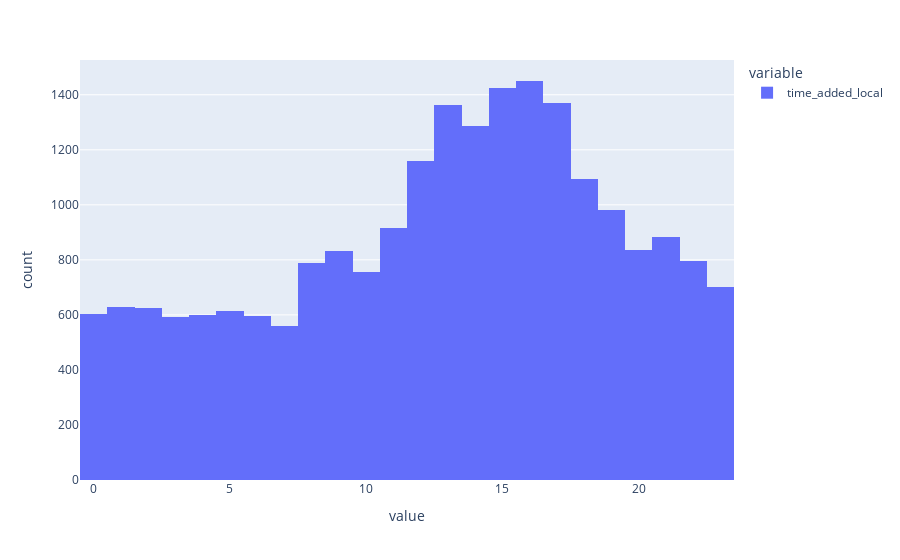

Notebook code cell kept with this figure:
### Code cell
px.histogram(memes["time_added_local"].apply(lambda x: x.hour))

### Figure 1 — Plotly figure (JSON) as saved in the notebook; plotly's stock layout.template omitted (floating-point values rounded to 4 significant figures; data arrays with more than 128 entries replaced by an {"elided": "..."} marker saying what was removed)
{"data": [{"bingroup": "x", "hovertemplate": "variable=time_added_local<br>value=%{x}<br>count=%{y}<extra></extra>", "legendgroup": "time_added_local", "marker": {"color": "#636efa", "pattern": {"shape": ""}}, "name": "time_added_local", "orientation": "v", "showlegend": true, "type": "histogram", "x": {"elided": "21451 int values"}, "xaxis": "x", "yaxis": "y"}], "layout": {"barmode": "relative", "legend": {"title": {"text": "variable"}, "tracegroupgap": 0}, "margin": {"t": 60}, "xaxis": {"anchor": "y", "domain": [0, 1], "title": {"text": "value"}}, "yaxis": {"anchor": "x", "domain": [0, 1], "title": {"text": "count"}}}}
